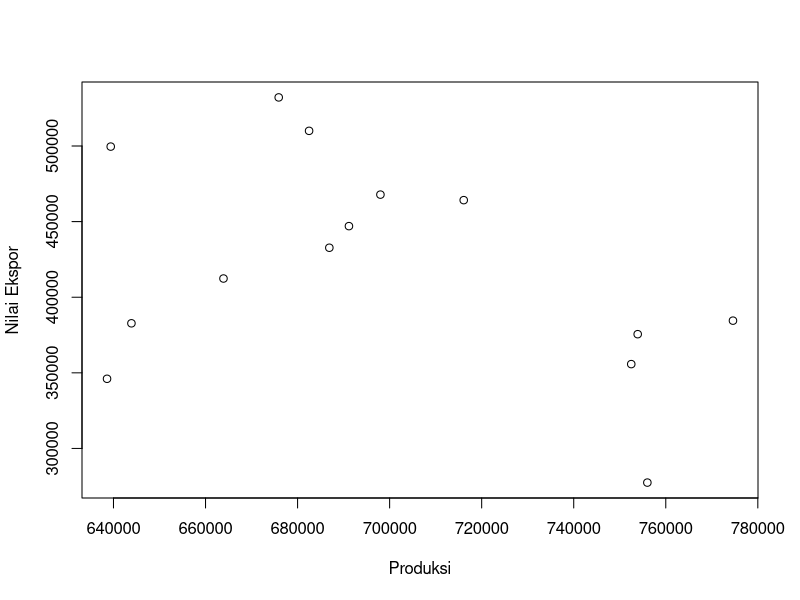
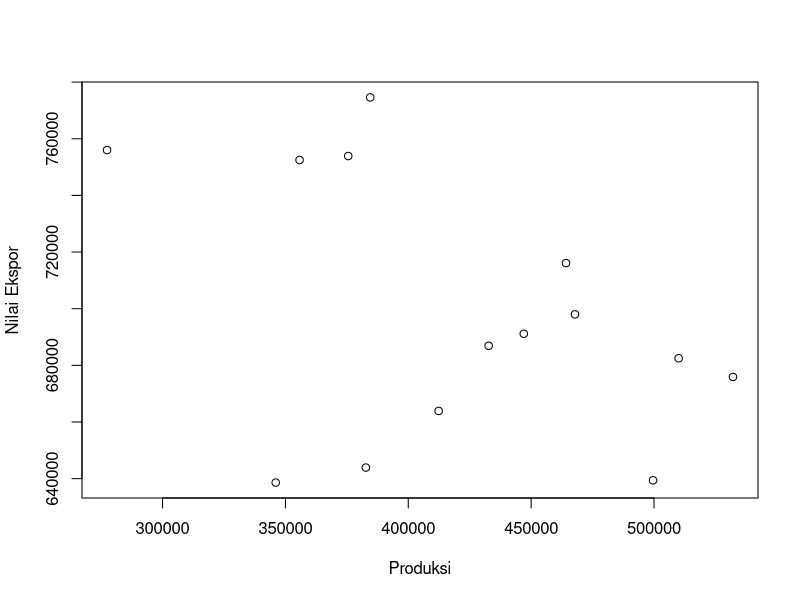

Recreate these plots in R, in order.
## ---- chunk 1
setwd('D:/Metopel/UAS Metopel')
library('readxl')
library('tidyverse')
## ---- chunk 2
#| label: fig-mpg
#| fig-cap: "City and highway mileage for 38 popular models of cars.Color by number of cylinders"
setwd('D:/Metopel/UAS Metopel')
library('readxl')
library('tidyverse')
dat<-read_excel('UAS KOPI.xlsx')
View(dat)
plot(dat$X,dat$Y,xlab="Produksi",ylab="Nilai Ekspor")
reg1<-lm(Y~X,data=dat)
summary(reg1)
dat$u<-resid(reg1) # generate error
plot(dat$Y,dat$X,xlab="Produksi",ylab="Nilai Ekspor") # plot error vs Y

